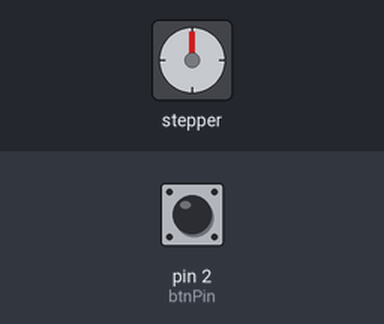
Simulated run of this program. Board: Arduino Uno, built with avr-gcc and run on an emulated ATmega328P. Parts: stepper motor. Inputs (shaded band) come from the test bench; at power-on: pin 2 (btnPin) HIGH. Stepper angles assume 4076 steps per turn; what the program prints to the serial monitor is not drawn.

Above: at 1.2 s.
1.3 s: pin 2 (btnPin) pulled LOW for 0.15 s
At 4.03 s:
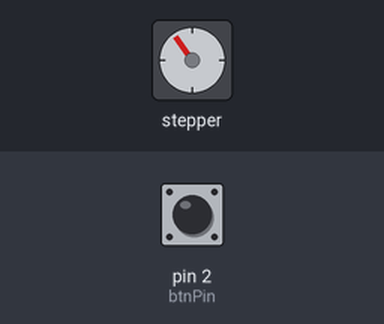
4.3 s: pin 2 (btnPin) pulled LOW for 1 s
At 4.71 s:
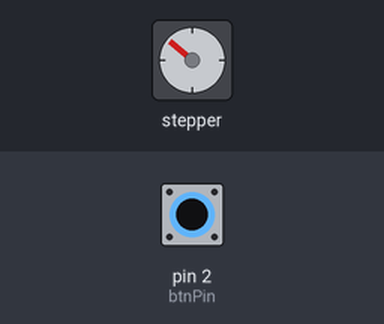
Timing chart, 0 to 15.4 s (numbered marks = the images above; inputs shaded):
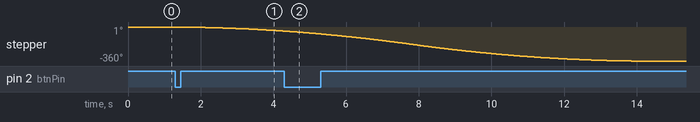

The program:

main.cpp
```cpp
#include <AccelStepper.h>

#define IN1 8
#define IN2 9
#define IN3 10
#define IN4 11

// HALF4WIRE mode, correct coil order for 28BYJ-48
AccelStepper stepper(AccelStepper::HALF4WIRE, IN1, IN3, IN2, IN4);

const long stepsPerRevolution = 4076;  // half-step mode for 28BYJ-48

// Button variables
int btnPin = 2;
int motorDir = 1;         // 1 = forward, -1 = backward
int btnValNew;
int btnValOld = HIGH;
bool motorRunning = false;

void setup() {
  Serial.begin(9600);
  stepper.setMaxSpeed(700);      // max speed in steps/sec
  stepper.setAcceleration(100);  // acceleration in steps/sec^2
  pinMode(btnPin, INPUT_PULLUP); // button with internal pull-up
}

void loop() {
  btnValNew = digitalRead(btnPin);

  // Detect button press (falling edge)
  if (btnValOld == HIGH && btnValNew == LOW && !motorRunning) {
    motorDir *= -1;  // change direction
    stepper.moveTo(stepper.currentPosition() + stepsPerRevolution * motorDir);
    motorRunning = true;
  }
  btnValOld = btnValNew;

  // Run motor if it has steps to go
  if (motorRunning) {
    if (stepper.distanceToGo() != 0) {
      stepper.run();
    } else {
      motorRunning = false; // stop motor after one full revolution
      Serial.println("Completed 360° rotation.");
    }
  }
}
```

Measured:
- after the input at 1.3 s, stepper: keeps turning counter-clockwise at about 14°/s, starting at once
